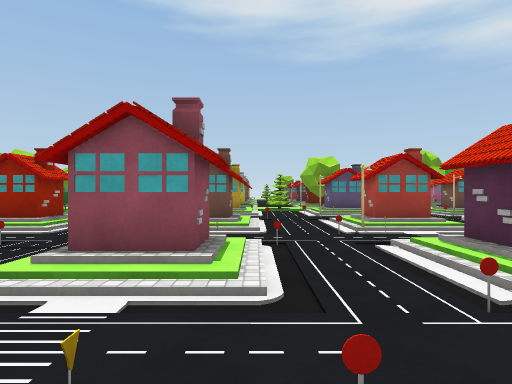
View 1 (above)

24 first-person views from a walk through a Unity game level. The camera is 1.4 m above the floor, looks level and sees 75° across. The floor is counted in squares, 2 m on a side. Each view is taken from the middle of a square. On the plan, view 1 faces up. The plan holds only what a view shows up to about 10 squares ahead; the rest is blank. The place goes on beyond the plan. The player character is not drawn. Surface patterns are stand-ins for the level's own textures.

View 2
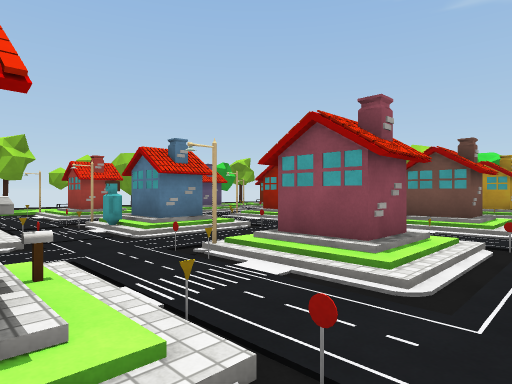

View 3
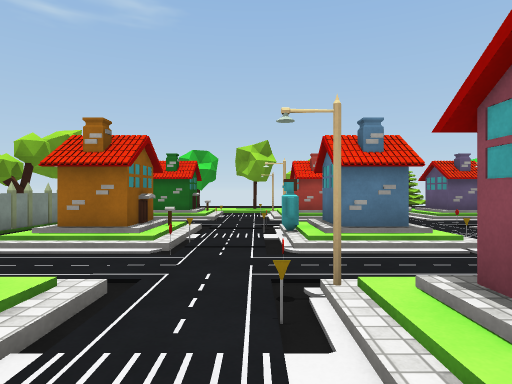

View 4
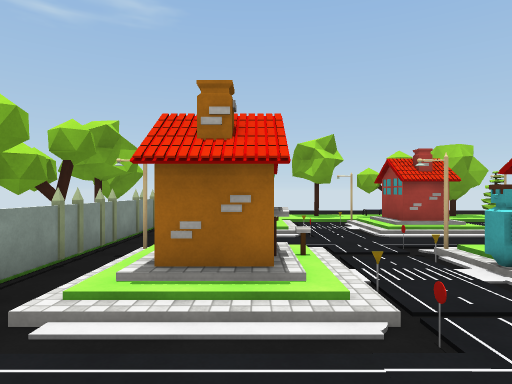

View 5
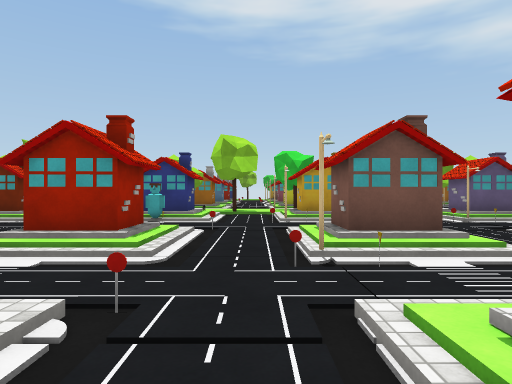

View 6
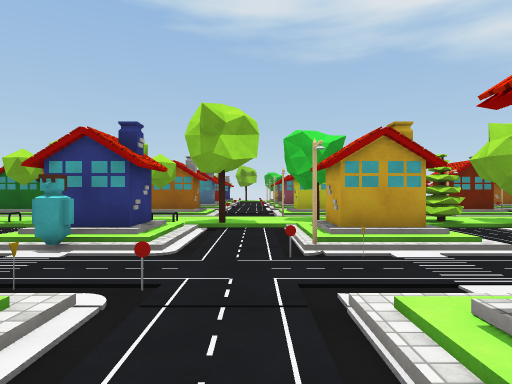

View 7
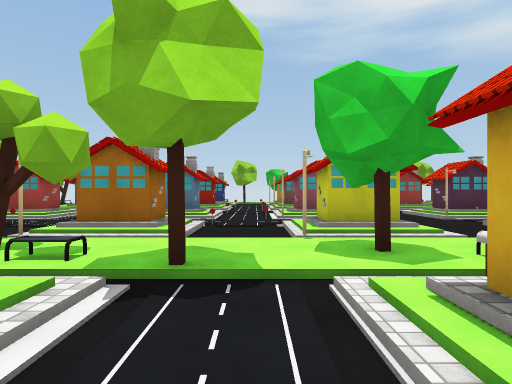

View 8
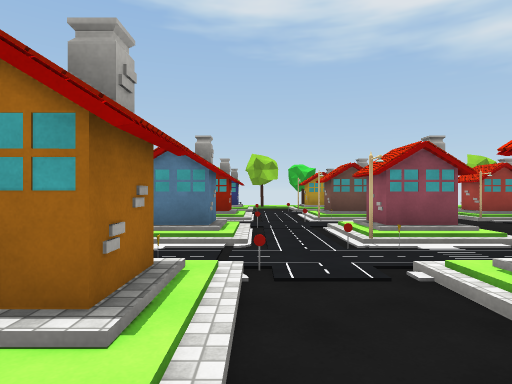

View 9
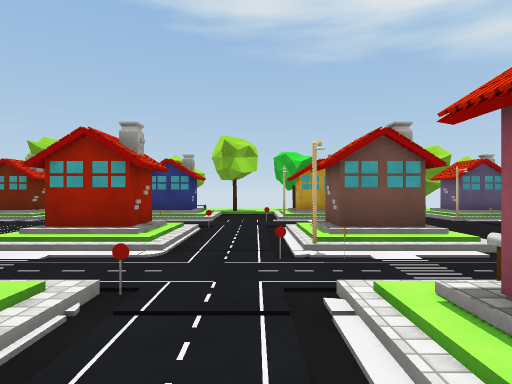

View 10
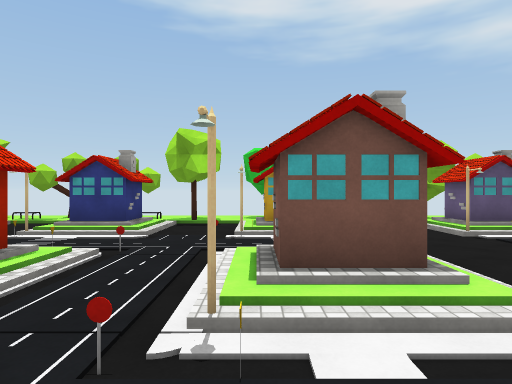

View 11
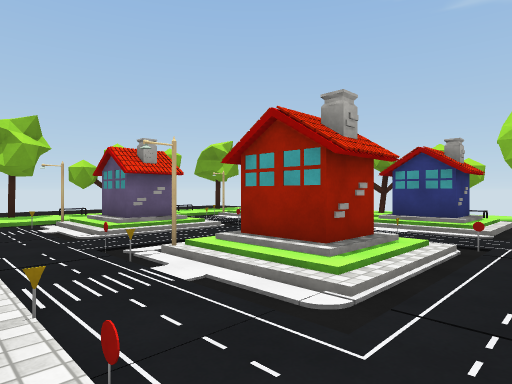

View 12
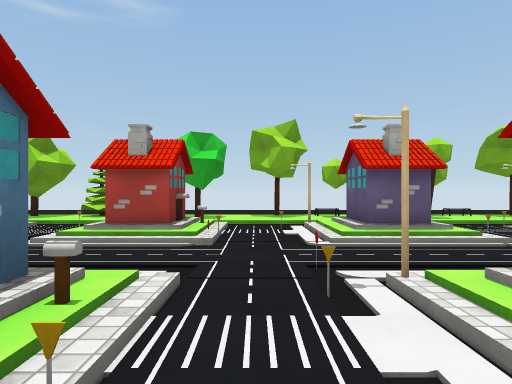

View 13
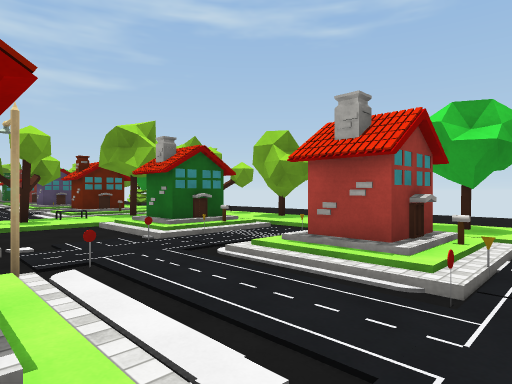

View 14
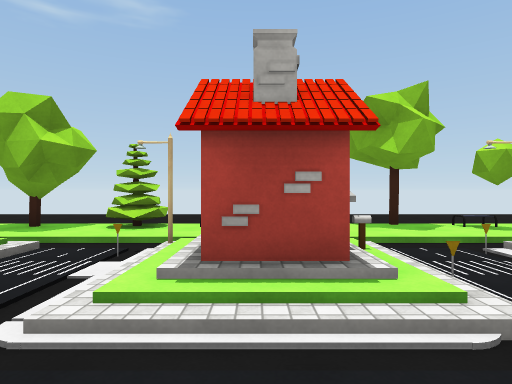

View 15
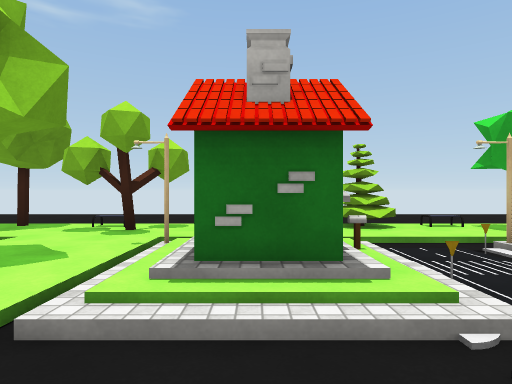

View 16
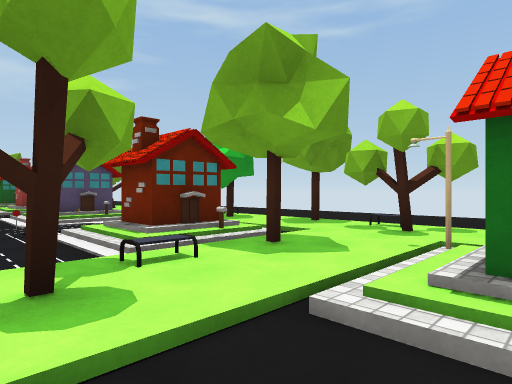

View 17
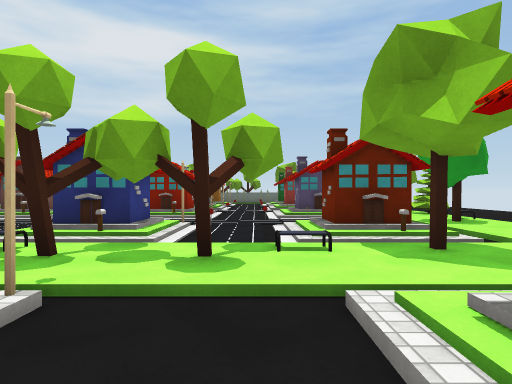

View 18
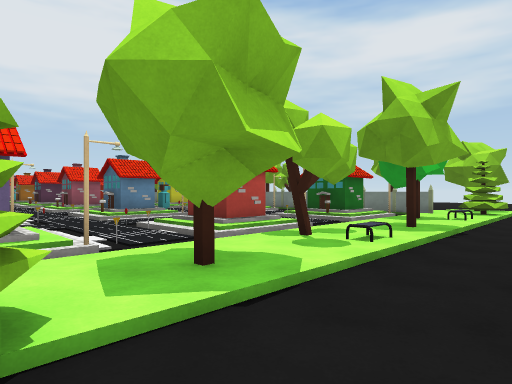

View 19
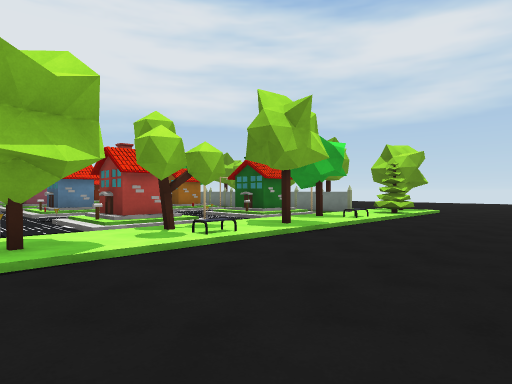

View 20
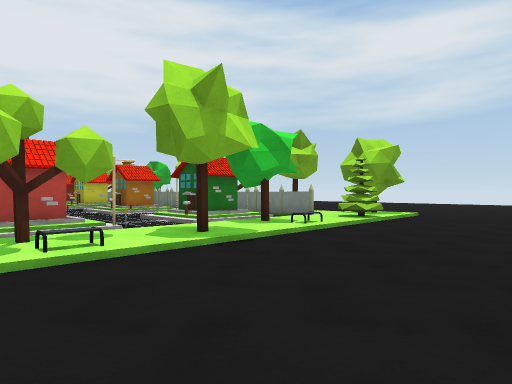

View 21
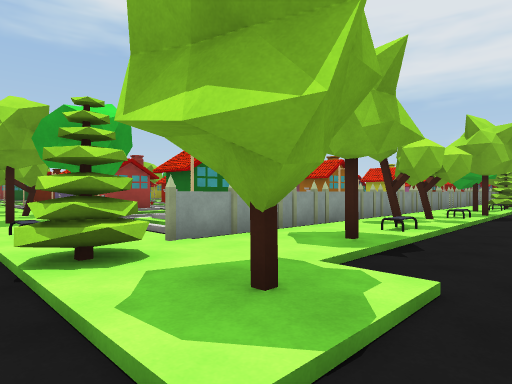

View 22
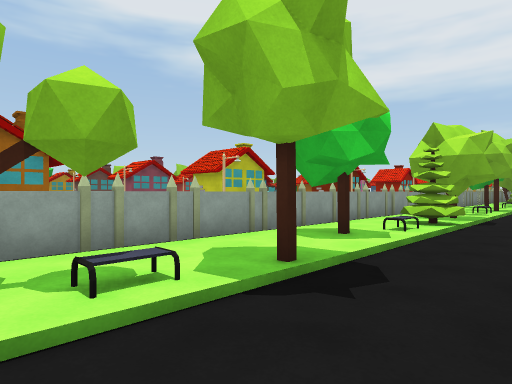

View 23
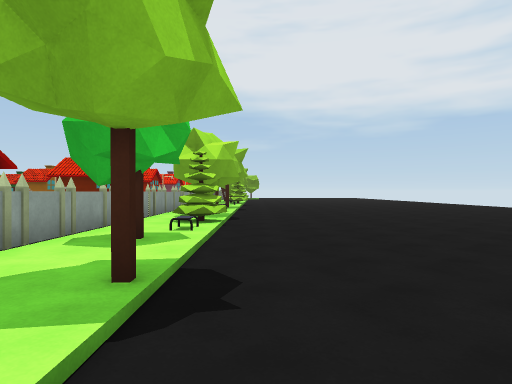

View 24
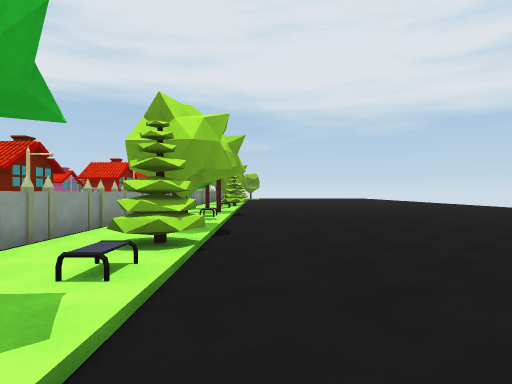

### Floor plan
Key: @ floor where view 1 was taken; # wall or solid block; x gap in a wall; . main floor; : floor 0.25 m higher than the main floor; / step, stairs or slope; = window, fence, low wall or low ledge; B building; S streetlight; T tree; O other object.
Columns run from 17 left of view 1 to 6 right of it. Each row starts with its distance up from view 1.
 32        O::TT#::T    T
 31         /#/  T//    x
 30     T  BB..BB/./B  /BB
 29     ::O/B..S//.O/  S/B
 28      :#... ....#  ..=
 27  ..  T.... .==.. ...
 26 ....T  BB.. B../B/./B
 25 ....#: B/..BB..BB/./BB
 24 ....T:S//.SS...S//.O/
 23 ....::........... ..
 22  ...:T///..BB=./B ./BB
 21 ....:: BB..BB/.BB/./BB
 20 ..../:S//.SS//.S//.O/
 19 ....T:........... ..
 18  ...::///..BB=./B ./BB
 17  ...T: BB..BB/./B . BB
 16 ....::S//.SS//.S//.O//
 15 ....TT::/:TT#::T/:/::
 14 ....///T/#/T#T/// T/T
 13  ...T:/BB../B/./B ./B
 12 ....:: B/..BB/.BB/./BB
 11 ... :T  /.O.O/.S//.S/
 10 ..  /: ......#......
  9   ..:: //..///.///./
  8   ..T: BB..BB/./B/./BB
  7 ....::S/B.OO//.S//.S//
  6 ....T:.=..==...=...=..
  5 ..../://==...=.//=./
  4 ..../T/BB..BB../B/./BB
  3 ....::SBB.SSO..S//.: B
  2 ....T:.=..=....=...=
  1 ....:://==...=.//=.
  0  .../T/BB. BB../B@. BB
 -1  ...///BB  SB..    S B
 -2  ...::OOOOSSOOOOOOOOOO
 -3  ...T:::::TT:::T::::::O
 -4  ...:T:T/T:TxT:::/T:T//:
 -5  ...:T..................
 -6   ......   .............

Positions as (right, up) in squares from view 1, and headings:
1: (0, 0), facing up
2: (1, 0), facing up-left
3: (0, 2), facing left
4: (-2, 0), facing left
5: (-3, 3), facing up
6: (-3, 7), facing up
7: (-3, 11), facing up
8: (-4, 15), facing up
9: (-3, 20), facing up
10: (-2, 22), facing up
11: (-3, 22), facing up-left
12: (-4, 23), facing left
13: (-6, 23), facing down-left
14: (-7, 21), facing left
15: (-7, 17), facing left
16: (-7, 17), facing down-left
17: (-8, 18), facing down
18: (-15, 8), facing down-right
19: (-17, 7), facing down-right
20: (-17, 5), facing down-right
21: (-14, -6), facing up-right
22: (-6, -6), facing up-right
23: (-6, -5), facing right
24: (-3, -5), facing right
